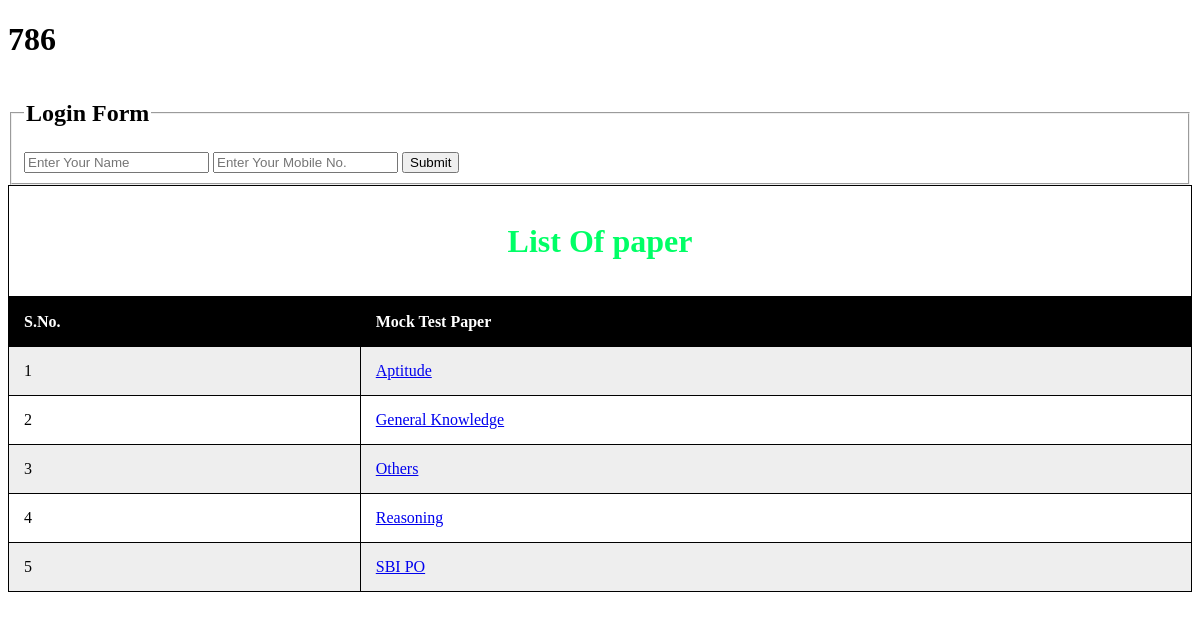
The page / on the database its author committed.
### exams/models.py (models this page shows)
class QuestionType(models.Model):
    name = models.CharField(max_length=100, unique =True)
    def __str__(self):
        return self.name

### exams/views.py (the view)
# urls.py: path('',views.index),
def index(request):
    objects = models.QuestionBank.objects.all()
    sections = models.QuestionType.objects.all()
    print (sections)
    context = { "sections":sections }
    return render(request, 'index.html', context)

### exams/templates/index.html (shortened to what this page needs)
<!DOCTYPE html PUBLIC "-//W3C//DTD XHTML 1.0 Transitional//EN" "http://www.w3.org/TR/xhtml1/DTD/xhtml1-transitional.dtd">
<html xmlns="http://www.w3.org/1999/xhtml">
<head>
</head>
<body>
<h1>786</h1>
	<div>
		<fieldset>
			<legend><h2>Login Form</h2></legend>
				<form>
					<input type="text" name="name" id="name" placeholder="Enter Your Name"/>
					<input type="text" name="phone" id="phone" placeholder="Enter Your Mobile No.">
					<input type="button" value="Submit" >
				</form>
		</fieldset>
	</div>
	<div>
        <table>
			<th style="text-align:center; color:#00FF66;"><h1>List Of paper</h1></th>
			<table id="t01">
			  <tr>
				<th>S.No.</th>
				<th>Mock Test Paper</th>
			  </tr>
              {% for section in sections %}
                <tr>
				<td>{{ forloop.counter }}</td>
				<td><a href="test/?section_id={{ section.id }}">{{ section.name }} </a></td>
			  </tr>
                {% endfor %}
			  			</table>
	</div>
</body>
</html>

### exams/templates/index.html (style rules this page uses)
table { width:100%; }
table, th, td { border: 1px solid black; border-collapse: collapse; }
th, td { padding: 15px; text-align: left; }
table#t01 tr:nth-child(even) { background-color: #eee; }
table#t01 tr:nth-child(odd) { background-color: #fff; }
table#t01 th { background-color: black; color: white; }

### rows shown on the page
QuestionType: name "Aptitude"
QuestionType: name "General Knowledge"
QuestionType: name "Others"
QuestionType: name "Reasoning"
QuestionType: name "SBI PO"
